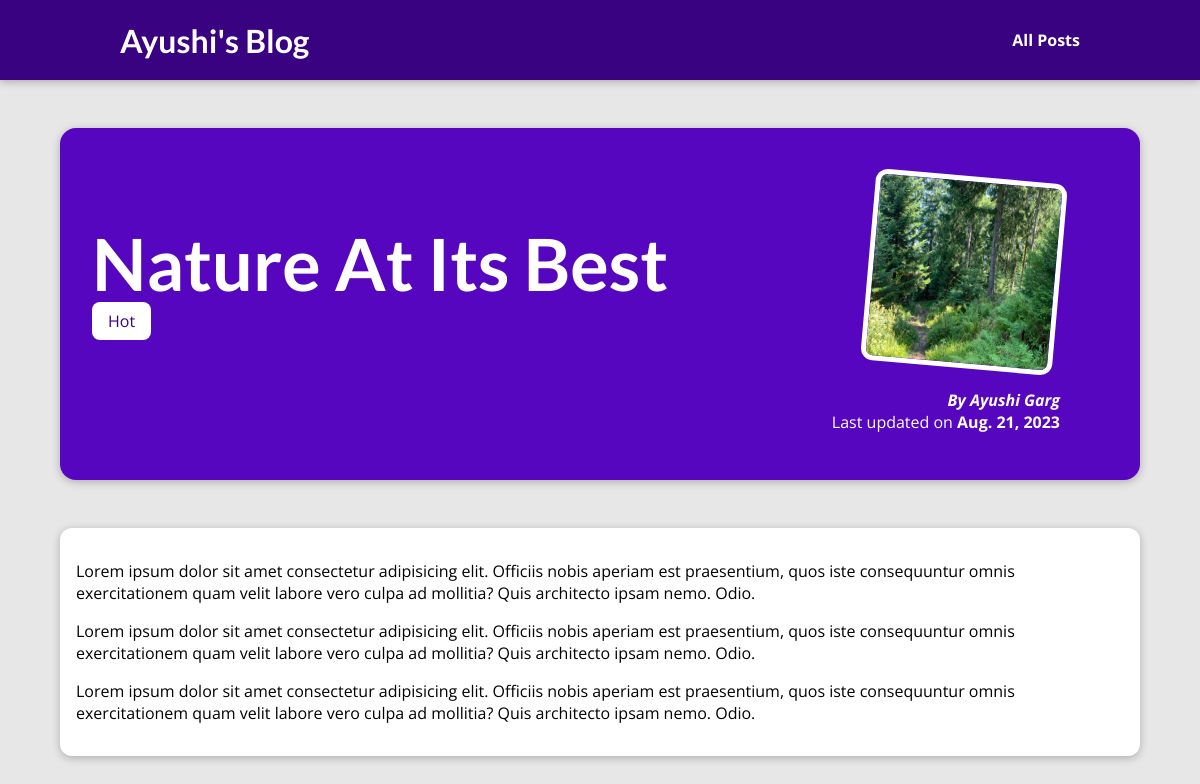
The app's page /blog/posts/nature-at-its-best with its own data.
### blog/models.py (models this page shows, shortened)
class Post(models.Model):
    title = models.CharField(max_length=150, unique=True)
    excerpt = models.CharField(max_length=300)
    image = models.ImageField(upload_to="posts", null=True)
    date = models.DateField(auto_now=True)
    slug = models.SlugField(unique=True)
    content = models.TextField(validators=[MinLengthValidator(10)])
    author = models.ForeignKey(
        Author, on_delete=models.SET_NULL, null=True, related_name="posts")
    tags = models.ManyToManyField(Tag)

class Tag(models.Model):
    caption = models.CharField(max_length=20)

class Author(models.Model):
    first_name = models.CharField(max_length=100)
    last_name = models.CharField(max_length=100)
    email_address = models.EmailField()
    def full_name(self):
        return f"{self.first_name} {self.last_name}"
    def __str__(self) -> str:
        return self.full_name()

### blog/views.py (the view)
# urls.py: path("posts/<slug:slug>", post_details, name="post_details"),
def post_details(request, slug):
    post = get_object_or_404(Post, slug=slug)
    return render(request, 'blog/post-details.html', {
        "post": post,
        "post_tags": post.tags.all()
    })

### blog/templates/blog/post-details.html (shortened to what this page needs)
{% extends 'base.html' %}
{% load static %}
{% block css_files %}
<link rel="stylesheet" href="{% static 'blog/post-details.css' %}">
{% endblock css_files %}
{% block content %}
<section id="summary">
    <h2>{{post.title}}</h2>
    <div>
        {% for tag in post_tags %}
            <span class="tag">{{tag.caption}}</span>
        {% endfor %}
    </div>
    <article>
        <img src="{{post.image.url}}" alt="{{post.title}}">
        <address>By <a href="mailto:{{post.author.email_address}}">{{post.author}}</a></address>
        <div>
            Last updated on <time>{{post.date}}</time>
        </div>
    </article>
</section>
<main>
    <p>
        {{post.content|linebreaks}}
    </p>
</main>
{% endblock content %}

### static/app.css (style rules this page uses)
* { box-sizing: border-box; }
html { font-family: 'Open Sans', 'Lato', sans-serif; }
body { margin: 0; }
h1, h2, h3 { font-family: 'Lato', sans-serif; font-weight: bold; }

### blog/static/blog/post-details.css (style rules this page uses)
body { background-color: #e7e7e7; }
#summary { margin: 8rem auto 3rem auto; padding: 2rem; width: 90%; max-width: 90rem; border-radius: 16px; background-color: #5706c0; position: relative; box-shadow: 0 2px 8px rgba(0, 0, 0, 0.25); height: 22rem; }
#summary h2 { color: white; font-size: 4.5rem; margin-bottom: 0.25rem; }
#summary article { position: absolute; top: 2rem; right: 3rem; padding: 1rem 2rem; border-radius: 12px; text-align: right; color: white; }
#summary article img { width: 12rem; height: 12rem; border-radius: 12px; transform: rotateZ(5deg); border: 5px solid white; margin-bottom: 1rem; }
#summary address { font-weight: bold; }
#summary a { color: white; text-decoration: none; }
#summary time { font-weight: bold; }
main { width: 90%; max-width: 90rem; margin: 3rem auto; background-color: white; padding: 1rem; border-radius: 12px; box-shadow: 0 2px 8px rgba(0, 0, 0, 0.25); }
.tag { background-color: white; color: #390281; padding: 0.5rem 1rem; border-radius: 8px; }

### records on screen
Post: title "Nature At Its Best", image (picture), author "Ayushi Garg", date "Aug. 21, 2023", content "Lorem ipsum dolor sit amet consectetur adipisicing elit. Officiis nobis aperiam est praesentium, quos iste consequuntur omnis exercitationem quam velit labore vero culpa ad mollitia? Quis architecto ipsam nemo. Odio. Lorem ipsum dolor sit amet consectetur adipisicing elit. Officiis nobis aperiam est praesentium, quos iste consequuntur omnis exercitationem quam velit labore vero culpa ad mollitia? Quis architecto ipsam nemo. Odio. Lorem ipsum dolor sit amet consectetur adipisicing elit. Officiis nobis aperiam est praesentium, quos iste consequuntur omnis exercitationem quam velit labore vero culpa ad mollitia? Quis architecto ipsam nemo. Odio."
Tag: caption "Hot"
